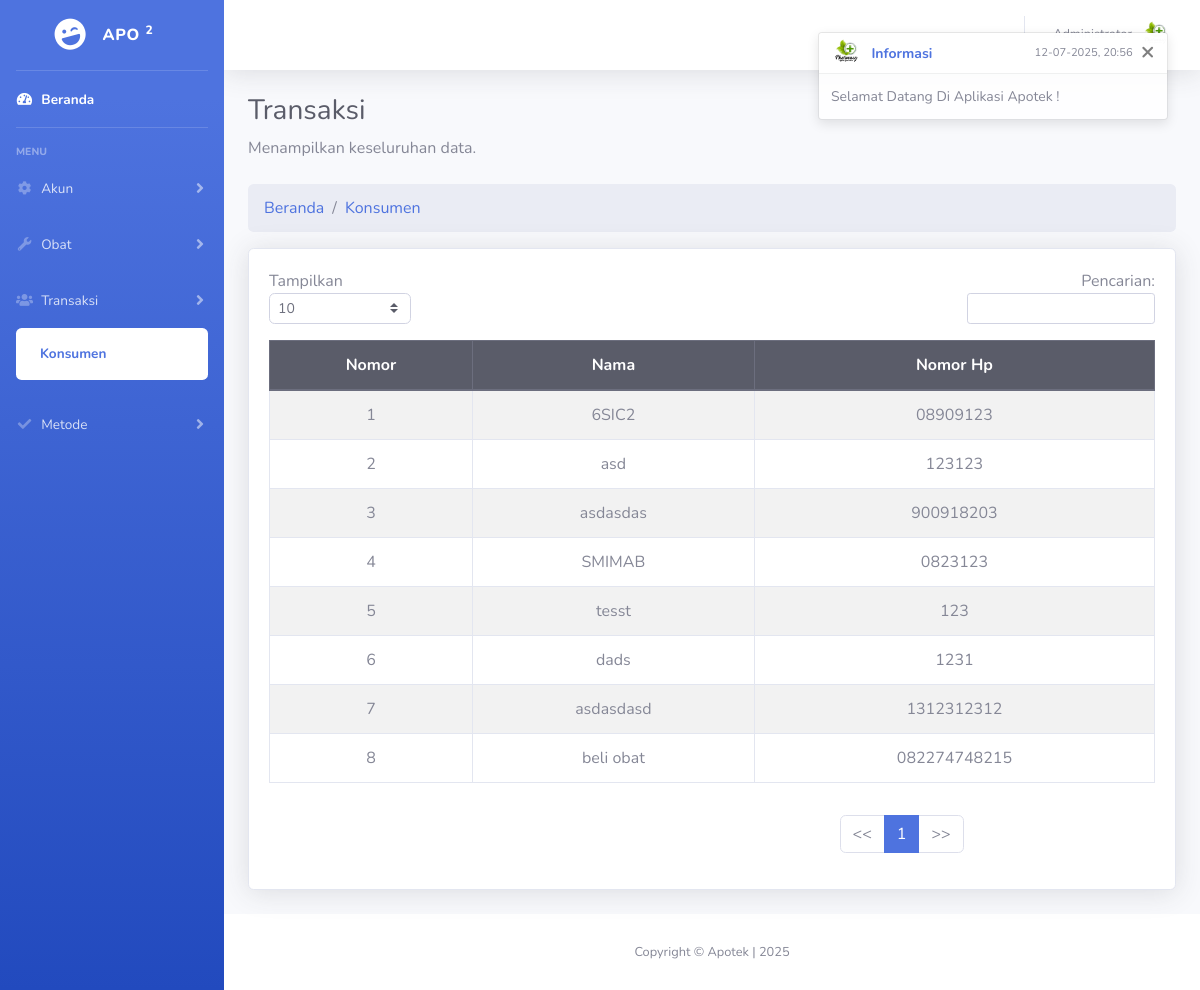
The app's page /homeadmin/konsumen (signed in), older data.
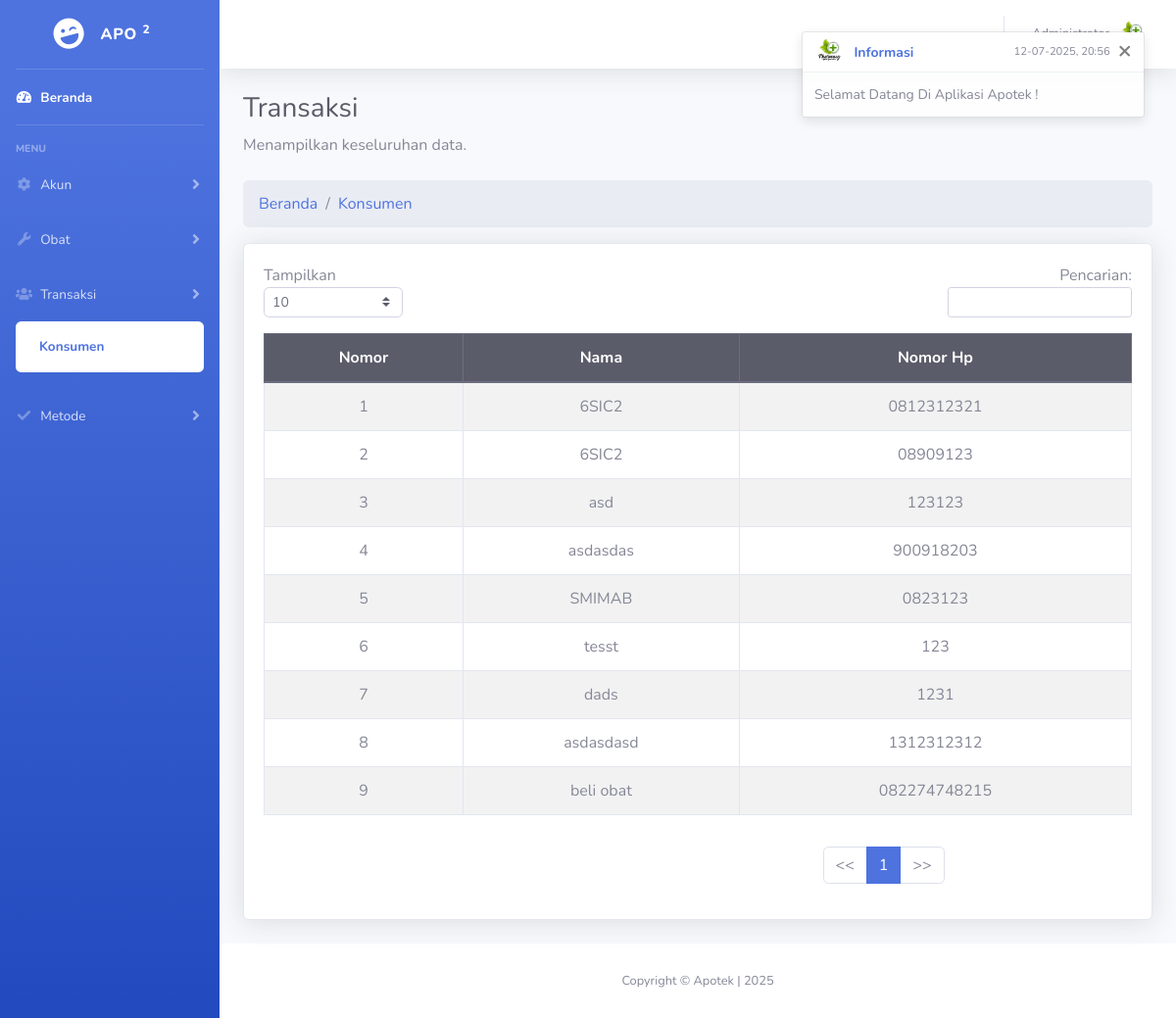
The same page, newer data.
### tables this page shows
CREATE TABLE `tbl_pembeli` (
  `id_pembeli` bigint(20) NOT NULL,
  `hp` varchar(15) DEFAULT NULL,
  `nama` varchar(255) DEFAULT NULL,
  `create_at` timestamp NOT NULL DEFAULT current_timestamp(),
  `update_at` datetime DEFAULT NULL
);

### base/__Base_Url.php (called while the page is built, shortened)
<?php
    if ( !function_exists('__Base_Url') ) {
        function __Base_Url() {
            return BASE_URL;
        }
    }
    if ( !function_exists('__Path') ) {
        function __Path() {
            return '/apotek';
        }
    }
    if ( !function_exists('__Aplikasi') ) {
        function __Aplikasi() {
            return [
                'Nama'      => 'Apotek',
                'Aplikasi'  => 'Apotek',
                'Singkat'   => 'Apo',
                'Logo'      => __Base_Url() . 'src/resources/pict/__logo.jpg',
                'Kop'       => __Base_Url() . 'src/resources/pict/__kop.png',
                ];
        }
    }

### app/controllers/administrator/HomeadminKonsumenController.php (called while the page is built, shortened)
<?php
    @require_once dirname(__DIR__,2) . '/middleware/AuthMiddleware.php';
    class HomeadminKonsumenController
    {
        protected $__helpers;
        protected $__query;
        public function __construct()
        {
            $this->__db = new __Database;
            $this->__helpers = new __Helpers();
            $this->__query = new __Query( $this->__db );
            $this->__session_auth = new AuthMiddleware( $this->__query , $this->__db , $this->__helpers );
        }
        public function IndexHomeadmin_Konsumen()
        {
            $__auth_login__ = $this->__session_auth->auth();
            $__datas__ = $this->__query
                ->table('tbl_pembeli')
                ->select('id_pembeli AS id, hp, nama')
                ->orderBy('id_pembeli', 'DESC')
                ->get();
            return view('administrator/__homeadmin', [
                'csrf' => $this->__helpers->csrf_input(),
                'helpers' => $this->__helpers,
                'auth' => $__auth_login__,
                '__mod__' => [
                    'content' => '__konsumen',
                    'header' => 'Konsumen',
                    'li_show_transaksi' => 'show',
                    'li_active_konsumen' => 'active',
                ],
                'datas' => $__datas__,
            ]);
        }
    }

### routes/web.php (called while the page is built, shortened)
<?php
    @require_once dirname(__DIR__) . '/app/helpers/__Query.php';
    @require_once dirname(__DIR__) . '/app/core/__Router.php';
    $router = new Router();
    $router->get('/', ['HomeController', 'IndexHome']);
    $router->post('/beli', ['HomeController', 'IndexHome_Beli']);
    $router->get('/login', ['AuthController', 'IndexLogin']);
    $router->post('/login/proses', ['AuthController', 'IndexLogin_Proses']);
    $router->post('/logout', ['AuthController', 'IndexLogout']);
    $router->get('/homeadmin', ['HomeadminController', 'IndexHomeadmin']);
    $router->get('/homeadmin/akun', ['HomeadminAkunController', 'IndexHomeadmin_Akun']);
    $router->post('/homeadmin/akun/simpan', ['HomeadminAkunController', 'IndexHomeadmin_Akun_Simpan']);
    $router->get('/homeadmin/akun/hapus/{id}', ['HomeadminAkunController', 'IndexHomeadmin_Akun_Hapus']);
    $router->get('/homeadmin/akun/ubah/{id}', ['HomeadminAkunController', 'IndexHomeadmin_Akun_Ubah']);
    $router->post('/homeadmin/akun/ubah/simpan', ['HomeadminAkunController', 'IndexHomeadmin_Akun_UbahSimpan']);
    $router->get('/homeadmin/akun/status/{id}/{status}', ['HomeadminAkunController', 'IndexHomeadmin_Akun_Status']);
    $router->get('/homeadmin/kategori', ['HomeadminKategoriController', 'IndexHomeadmin_Kategori']);
    $router->post('/homeadmin/kategori/simpan', ['HomeadminKategoriController', 'IndexHomeadmin_Kategori_Simpan']);
    $router->get('/homeadmin/kategori/hapus/{id}', ['HomeadminKategoriController', 'IndexHomeadmin_Kategori_Hapus']);
    $router->get('/homeadmin/kategori/ubah/{id}', ['HomeadminKategoriController', 'IndexHomeadmin_Kategori_Ubah']);
    $router->post('/homeadmin/kategori/ubah/simpan', ['HomeadminKategoriController', 'IndexHomeadmin_Kategori_UbahSimpan']);
    $router->get('/homeadmin/stok', ['HomeadminStokController', 'IndexHomeadmin_Stok']);
    $router->post('/homeadmin/stok/simpan', ['HomeadminStokController', 'IndexHomeadmin_Stok_Simpan']);
    $router->get('/homeadmin/stok/hapus/{id}', ['HomeadminStokController', 'IndexHomeadmin_Stok_Hapus']);
    $router->get('/homeadmin/stok/ubah/{id}', ['HomeadminStokController', 'IndexHomeadmin_Stok_Ubah']);
    $router->post('/homeadmin/stok/ubah/simpan', ['HomeadminStokController', 'IndexHomeadmin_Stok_UbahSimpan']);
    $router->get('/homeadmin/penjualan', ['HomeadminPenjualanController', 'IndexHomeadmin_Penjualan']);
    $router->get('/homeadmin/keuangan', ['HomeadminKeuanganController', 'IndexHomeadmin_Keuangan']);
    $router->post('/homeadmin/keuangan', ['HomeadminKeuanganController', 'IndexHomeadmin_Keuangan']);
    $router->get('/homeadmin/konsumen', ['HomeadminKonsumenController', 'IndexHomeadmin_Konsumen']);
    $router->get('/homeadmin/moora', ['HomeadminMooraController', 'IndexHomeadmin_Moora']);
    $router->get('/homeadmin/cf', ['HomeadminCfController', 'IndexHomeadmin_Cf']);
    $router->get('/homeadmin/diskon', ['HomeadminDiskonController', 'IndexHomeadmin_Diskon']);
    $router->post('/homeadmin/diskon/simpan', ['HomeadminDiskonController', 'IndexHomeadmin_Diskon_Simpan']);
    $router->get('/homeadmin/diskon/{id}', ['HomeadminDiskonController', 'IndexHomeadmin_Diskon_Ubah']);
    $router->post('/homeadmin/diskon/ubahsimpan', ['HomeadminDiskonController', 'IndexHomeadmin_Diskon_Ubah_Simpan']);
    $router->get('/homeadmin/diskon/hapus/{id}', ['HomeadminDiskonController', 'IndexHomeadmin_Diskon_Hapus']);
    $router->get('/homeadmin/kas', ['HomeadminKasController', 'IndexHomeadmin_Kas']);
    $router->post('/homeadmin/kas/simpan', ['HomeadminKasController', 'IndexHomeadmin_Kas_Simpan']);
    $router->get('/homeadmin/kas/{id}', ['HomeadminKasController', 'IndexHomeadmin_Kas_Ubah']);
    $router->post('/homeadmin/kas/ubahsimpan', ['HomeadminKasController', 'IndexHomeadmin_Kas_Ubah_Simpan']);
    $router->get('/homeadmin/kas/hapus/{id}', ['HomeadminKasController', 'IndexHomeadmin_Kas_Hapus']);
    $router->dispatch();

### index.php (called while the page is built, shortened)
<?php
    @require_once __DIR__ . '/base/__Base_Url.php';
    @require_once __DIR__ . '/base/__Connection.php';
    @require_once __DIR__ . '/routes/web.php';

### app/middleware/AuthMiddleware.php (called while the page is built, shortened)
<?php
    class AuthMiddleware
    {
        private $__query;
        public function __construct($__query , $db , $__helpers)
        {
            $this->__query = $__query;
        }
        public function auth()
        {
            $auth = $this->__query
                ->table('tbl_login')
                ->select('id_login AS id, nama_login AS nama, level_login AS level')
                ->where('id_login', '=', $_SESSION['__Administrator__']['__Id'])
                ->where('nama_login', '=', $_SESSION['__Administrator__']['__Nama'])
                ->where('level_login', '=', $_SESSION['__Administrator__']['__Level'])
                ->where('status_login', '=', '1')
                ->orderBy('id_login', 'DESC')
                ->limit(1)
                ->first();
            return $auth;
        }
    }

### app/helpers/__Query.php (called while the page is built, shortened)
<?php
    class __Query
    {
        private $__db;
        private $params = [];
        private $query;
        private $table;
        public function __construct($db)
        {
            $this->__db = $db;
        }
        public function table($table)
        {
            $this->table = $table;
            return $this;
        }
        public function select($fields = '*' , $as = null)
        {
            $this->query = "SELECT $fields FROM " . $this->table;
            $this->params = [];
            return $this;
        }
        public function where($field, $operator = '=', $value = null)
        {
            $this->query .= (strpos($this->query, 'WHERE') === false ? ' WHERE ' : ' AND ') . "$field $operator :$field";
            $this->params[":$field"] = $value;
            return $this;
        }
        public function orderBy($column, $direction = 'ASC')
        {
            $this->query .= " ORDER BY $column $direction";
            return $this;
        }
        public function limit($limit, $limits = null)
        {
            $limitsPart = isset($limits) ? ', ' . (int)$limits : '';
            $this->query .= " LIMIT :limit" . $limitsPart;
            $this->params[":limit"] = (int)$limit;
            return $this;
        }
        public function get()
        {
            $stmt = $this->__db->prepare($this->query);
            $stmt->execute();
            return $stmt->fetchAll(PDO::FETCH_OBJ);
        }
        public function first()
        {
            $stmt = $this->__db->prepare($this->query);
            $this->bindParameters($stmt);
            $stmt->execute();
            return $stmt->fetch(PDO::FETCH_OBJ);
        }
        private function bindParameters($stmt)
        {
            foreach ($this->params as $key => $value) {
                if ($key === ':limit') {
                    $stmt->bindValue($key, $value, PDO::PARAM_INT);
                } else {
                    $stmt->bindValue($key, $value);
                }
            }
        }
        public function reset()
        {
            $this->query = '';
            $this->params = [];
        }
        private function clear() {
            $this->query = "";
            $this->params = [];
        }
    }

### base/__Connection.php (called while the page is built, shortened)
<?php
    class __Database
    {
        private $connection;
        private function connect()
        {
            $dsn = "mysql:host=" . DB_SERVER . ";port=" . DB_PORT . ";dbname=" . DB_DATABASE . ";charset=utf8";
            try {
                $this->connection = new PDO($dsn, DB_USERNAME, DB_PASSWORD);
                $this->connection->setAttribute(PDO::ATTR_ERRMODE, PDO::ERRMODE_EXCEPTION);
                $this->connection->setAttribute(PDO::ATTR_TIMEOUT, 90);
            } catch ( PDOException $e ) {
                echo "Connection failed: " . $e->getMessage();
            }
        }
        public function prepare($query)
        {
            return $this->connection->prepare($query);
        }
        public function __destruct()
        {
            $this->connection = null;
        }
    }

### public/administrator/modules/__konsumen.php (the view, shortened to what the rows shown need)
<h1 class="h3 mb-2 text-gray-800">
    Transaksi
</h1>
<p class="mb-4">
    Menampilkan keseluruhan data.
</p>
<nav aria-label="breadcrumb">
    <ol class="breadcrumb">
        <li class="breadcrumb-item">
            <a href="<?= url('/homeadmin'); ?>">Beranda</a>
        </li>
        <li class="breadcrumb-item">
            <a href="<?= url('/homeadmin/konsumen'); ?>">Konsumen</a>
        </li>
    </ol>
</nav>
<div class="card shadow mb-4">
    <div class="card-body">
        <div class="table-responsive">
            <table class="table table-bordered table-striped table-hover" id="dataTable" width="100%" cellspacing="0">
                <thead class="thead-dark">
                    <tr class="text-center">
                        <th>Nomor</th>
                        <th>Nama</th>
                        <th>Nomor Hp</th>
                    </tr>
                </thead>
                <tbody>
                    <?php
                        $nomor = '1';
                        foreach($datas as $rows) {
                    ?>
                    <tr class="text-center">
                        <td>
                            <?= $nomor++; ?>
                        </td>
                        <td>
                            <?= $rows->nama; ?>
                        </td>
                        <td>
                            <?= $rows->hp; ?>
                        </td>
                    </tr>
                    <?php } ?>
                </tbody>
            </table>
        </div>
    </div>
</div>

### app/core/__Router.php (shortened to what the rows shown need)
<?php
    if ( !function_exists('url') ) {
        function url($path) {
            return rtrim(__Path(), '/') . '/' . ltrim($path, '/');
        }
    }
    if ( !function_exists('view') ) {
        function view($view, $data = []) {
            $path = dirname(__DIR__, 2) . '/public/' . $view . '.php';
            if (file_exists($path)) {
                extract($data);
                require_once $path;
            } else {
                require_once dirname(__DIR__, 2) . '__error.php';
            }
        }
    }
    class Router {
        private $routes = [
            'GET' => [],
            'POST' => []
        ];
        private function addRoute($method, $uri, $action) {
            $pattern = preg_replace('#\{([^}]+)\}#', '([^/]+)', $uri);
            $pattern = '#^' . $pattern . '$#';
            $this->routes[$method][$pattern] = $action;
        }
        public function dispatch() {
            $requestUri = parse_url($_SERVER['REQUEST_URI'], PHP_URL_PATH);
            $requestMethod = $_SERVER['REQUEST_METHOD'];
            $requestUri = str_replace(__Path(), '', $requestUri);
            foreach ($this->routes[$requestMethod] as $pattern => $action) {
                if (preg_match($pattern, $requestUri, $matches)) {
                    array_shift($matches);
                    list($controllerName, $method) = $action;
                    $controller = new $controllerName();
                    if ($requestMethod === 'POST') {
                        $result = $controller->$method($_POST);
                    } elseif ($requestMethod === 'GET') {
                        if (!empty($_POST)) {
                            $result = $controller->$method(...array_values($_POST));
                        } else {
                            if ( isset($matches) && $matches == TRUE ) {
                                $result = $controller->$method(...array_values($matches));
                            } else {
                                $result = $controller->$method();
                            }
                        }
                    }
                    return;
                }
            }
            return $this->notFound();
        }
    }

### public/administrator/partials/__navbar.php (shortened to what the rows shown need)
<nav class="navbar navbar-expand navbar-light bg-white topbar mb-4 static-top shadow">
    <ul class="navbar-nav ml-auto">
        <li class="nav-item dropdown no-arrow">
            <a class="nav-link dropdown-toggle" href="#" id="userDropdown" role="button" data-toggle="dropdown"
                aria-haspopup="true" aria-expanded="false">
                <span class="mr-2 d-none d-lg-inline text-gray-600 small"><?= $auth->nama; ?></span>
                <img class="img-profile rounded-circle" src="<?= __Aplikasi()['Logo']; ?>">
            </a>
        </li>
    </ul>
</nav>

Row changes from the older to the newer data that the page shows:
added tbl_pembeli: nama "6SIC2", hp "0812312321"
